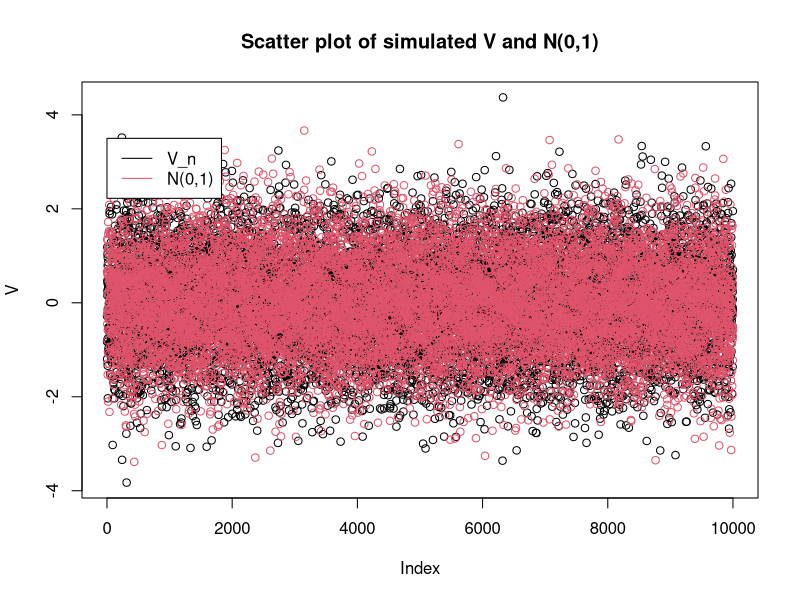
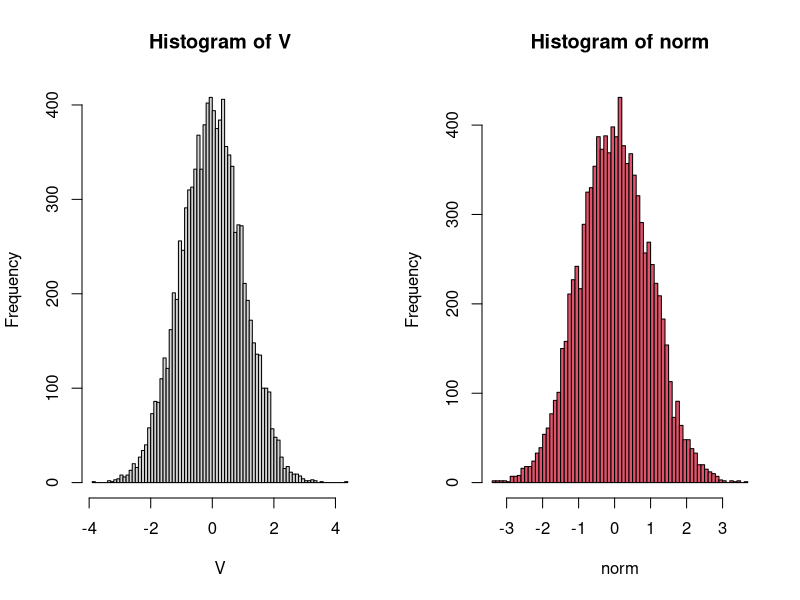
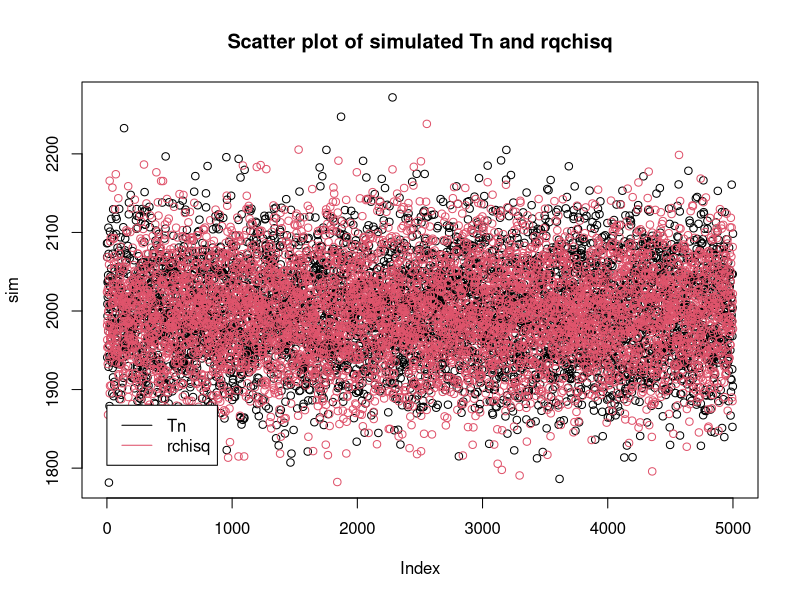
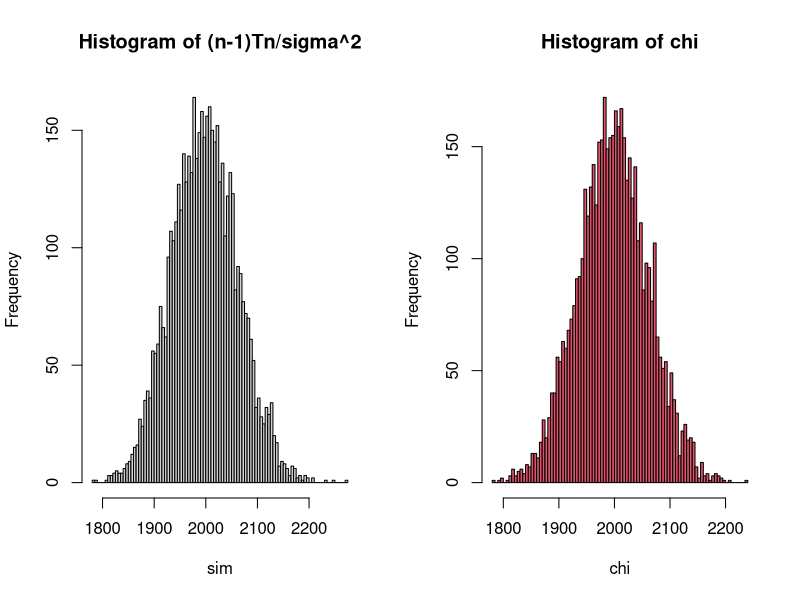
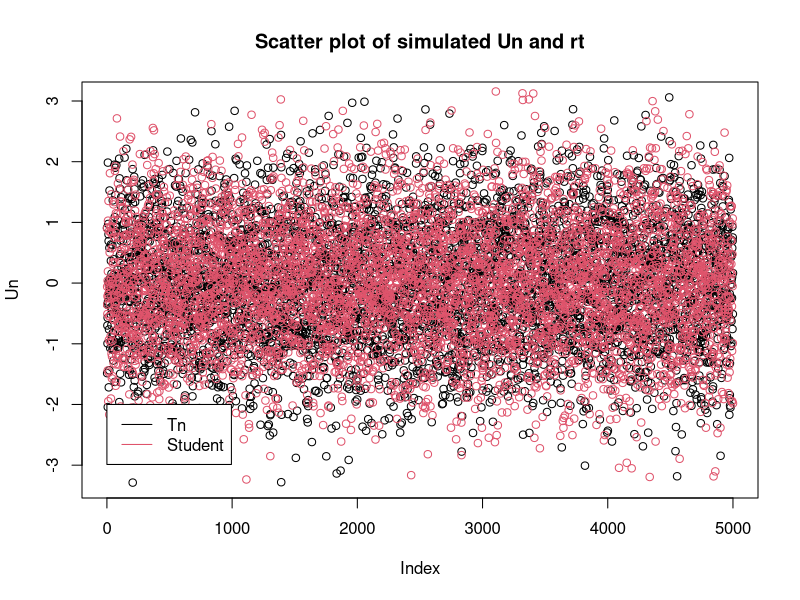
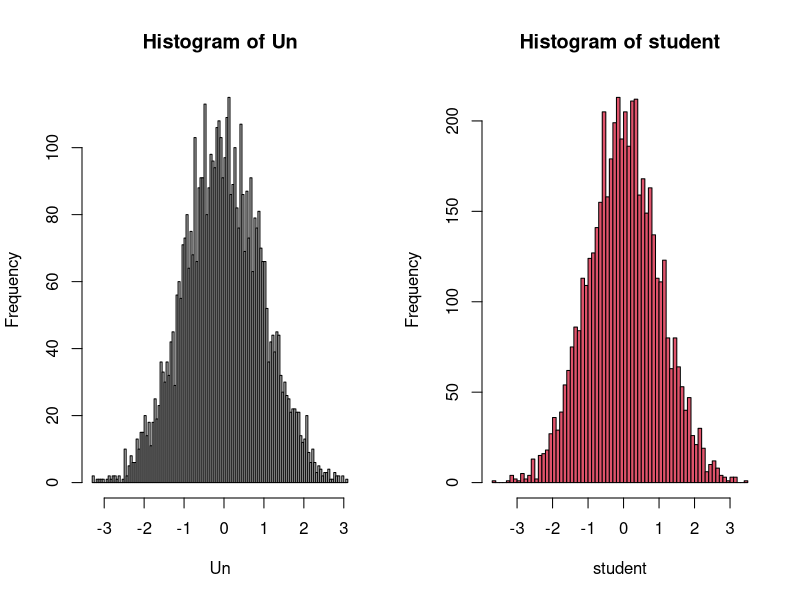

Generate these figures, in order, with R:
## ---- chunk 1
knitr::opts_chunk$set(echo = TRUE, comment = "#>", eval = TRUE)
## ---- chunk 2
sigma <- 1
mu_1 <- 1
mu_2 <- 2 # To show that both expectations do not have to be equal.
## ---- chunk 3
N <- 1000
reps <- 10000
V <- rep(0,reps)
for (i in 1:reps){
  # Sampling X and Y from their respective distributions. 
  X <- rnorm(N, mu_1, sqrt(sigma^2))
  Y <- rnorm(N, mu_2, sqrt(3*sigma^2))
  V[i] <- sqrt(N)*(mean(X)-mean(Y)-mu_1+mu_2)/(2*sigma)
}
norm <- rnorm(reps)
## ---- chunk 4
par(mfrow=c(1,1))
plot(V, col = 1, lty = 1, main = "Scatter plot of simulated V and N(0,1)")
points(norm, col = 2, lty = 1)
legend(0, 3.5, c("V_n", "N(0,1)"), col = c(1,2), lty = 1)
## ---- chunk 5
par(mfrow=c(1,2))
hist(V, breaks = 100)
hist(norm, col = 2, breaks = 100)
## ---- chunk 6
reps <- 5000
N <- 1000
sim <- rep(0,reps)
chi <- rep(0,reps)
for (i in 1:reps){
  # Sampling X and Y from their respective distributions. 
  X <- rnorm(N, mu_1, sqrt(sigma^2))
  Y <- rnorm(N, mu_2, sqrt(3*sigma^2))
  sim[i] <- (N-1)*(var(X) + 1/3*var(Y))/sigma^2
}
chi <- rchisq(reps, 2*(N-1))
## ---- chunk 7
par(mfrow=c(1,1))
plot(sim, col = 1, lty = 1, main = "Scatter plot of simulated Tn and rqchisq")
points(chi, col = 2, lty = 1)
legend(0, 1880, c("Tn", "rchisq"), col = c(1,2), lty = 1)
## ---- chunk 8
par(mfrow=c(1,2))
hist(sim, breaks = 100, main = "Histogram of (n-1)Tn/sigma^2")
hist(chi, col = 2, breaks = 100)
## ---- chunk 9
reps <- 5000
N <- 1000
Tn <- rep(0,reps)
Un <- rep(0,reps)
for (i in 1:reps){
  # Sampling X and Y from their respective distributions. 
  X <- rnorm(N, mu_1, sqrt(sigma^2))
  Y <- rnorm(N, mu_2, sqrt(3*sigma^2))
  Tn[i] <- var(X) + 1/3*var(Y)
  Un[i] <- sqrt(N)*(mean(X)-mean(Y)-mu_1+mu_2)/sqrt(2*Tn[i])
}
student <- rt(reps, 2*(N-1))
## ---- chunk 10
par(mfrow=c(1,1))
plot(Un, col = 1, lty = 1, main = "Scatter plot of simulated Un and rt")
points(student, col = 2, lty = 1)
legend(0, -2, c("Tn", "Student"), col = c(1,2), lty = 1)
## ---- chunk 11
par(mfrow=c(1,2))
hist(Un, breaks = 100, main = "Histogram of Un")
hist(student, col = 2, breaks = 100)
